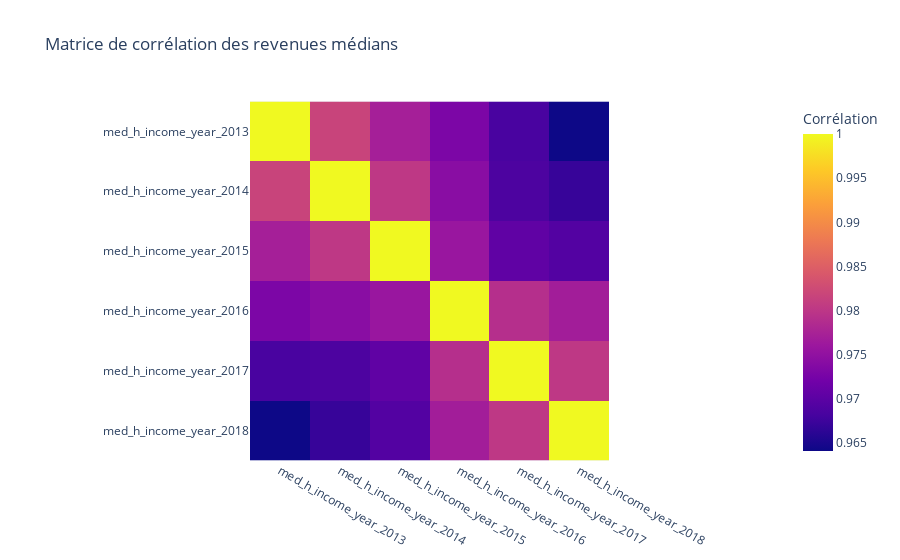

The notebook cell saved with this chart:
### Markdown cell above
Cet hexbin montre que les taux de chômage entre 2013 et 2018 sont effectivement positivement corrélés. On remarque également qu'il n'y a que très peu de comtés ayant un faible taux à une année et un taux important pour l'autre année, ce qui suggère que les analyses resteront valables peu importe l'année retenue pour cette variable. Il convient de vérifier cela pour les autres variables.

### Revenu annuel médian par foyer

### Code cell
matrix = total_db_geo[["med_h_income_year_2013", "med_h_income_year_2014", "med_h_income_year_2015", 
"med_h_income_year_2016", "med_h_income_year_2017", "med_h_income_year_2018"]].corr()
fig = px.imshow(matrix, title= "Matrice de corrélation des revenues médians", labels = {"color" : "Corrélation"})
fig.show()

### Figure 1 — Plotly figure (JSON) as saved in the notebook; plotly's stock layout.template omitted (floating-point values rounded to 4 significant figures)
{"data": [{"coloraxis": "coloraxis", "hovertemplate": "x: %{x}<br>y: %{y}<br>Corrélation: %{z}<extra></extra>", "name": "0", "type": "heatmap", "x": ["med_h_income_year_2013", "med_h_income_year_2014", "med_h_income_year_2015", "med_h_income_year_2016", "med_h_income_year_2017", "med_h_income_year_2018"], "xaxis": "x", "y": ["med_h_income_year_2013", "med_h_income_year_2014", "med_h_income_year_2015", "med_h_income_year_2016", "med_h_income_year_2017", "med_h_income_year_2018"], "yaxis": "y", "z": [[1, 0.9817, 0.9771, 0.9731, 0.9683, 0.9641], [0.9817, 1, 0.9802, 0.9743, 0.9687, 0.9671], [0.9771, 0.9802, 1, 0.9758, 0.9705, 0.9693], [0.9731, 0.9743, 0.9758, 1, 0.979, 0.9769], [0.9683, 0.9687, 0.9705, 0.979, 1, 0.9802], [0.9641, 0.9671, 0.9693, 0.9769, 0.9802, 1]]}], "layout": {"coloraxis": {"colorbar": {"title": {"text": "Corrélation"}}, "colorscale": [[0, "#0d0887"], [0.1111, "#46039f"], [0.2222, "#7201a8"], [0.3333, "#9c179e"], [0.4444, "#bd3786"], [0.5556, "#d8576b"], [0.6667, "#ed7953"], [0.7778, "#fb9f3a"], [0.8889, "#fdca26"], [1, "#f0f921"]]}, "title": {"text": "Matrice de corrélation des revenues médians"}, "xaxis": {"anchor": "y", "constrain": "domain", "domain": [0, 1], "scaleanchor": "y"}, "yaxis": {"anchor": "x", "autorange": "reversed", "constrain": "domain", "domain": [0, 1]}}}
